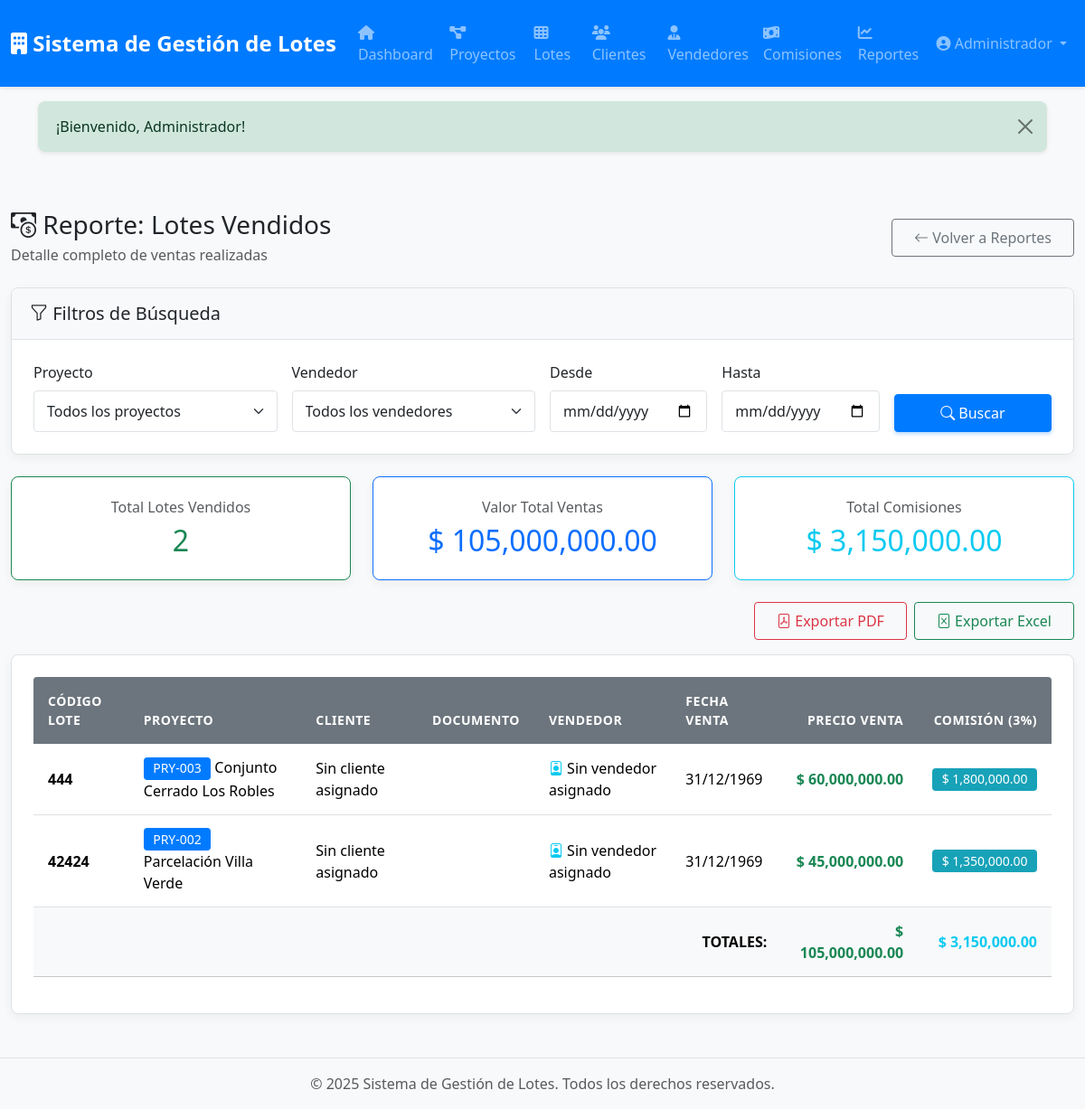
The page /reportes/lotes-vendidos (signed in) on the database its author committed.
### tables this page shows
CREATE TABLE `lotes` (
  `id` int(10) UNSIGNED NOT NULL,
  `proyecto_id` int(10) UNSIGNED NOT NULL,
  `codigo_lote` varchar(20) NOT NULL COMMENT 'Código del lote dentro del proyecto',
  `manzana` varchar(10) DEFAULT NULL COMMENT 'Manzana o sector',
  `ubicacion` varchar(255) DEFAULT NULL,
  `area_m2` decimal(10,2) NOT NULL COMMENT 'Área en metros cuadrados',
  `precio_lista` decimal(15,2) NOT NULL COMMENT 'Precio de lista del lote',
  `precio_venta` decimal(15,2) DEFAULT NULL COMMENT 'Precio real de venta (si difiere)',
  `cuota_inicial` decimal(15,2) DEFAULT NULL,
  `monto_financiado` decimal(15,2) DEFAULT NULL,
  `tasa_interes` decimal(5,2) DEFAULT NULL,
  `numero_cuotas` int(11) DEFAULT NULL,
  `fecha_inicio_amortizacion` date DEFAULT NULL,
  `estado` enum('disponible','reservado','vendido','bloqueado') NOT NULL DEFAULT 'disponible',
  `cliente_id` int(10) UNSIGNED DEFAULT NULL COMMENT 'Cliente dueño (si está vendido)',
  `vendedor_id` int(10) UNSIGNED DEFAULT NULL,
  `fecha_venta` date DEFAULT NULL,
  `observaciones` text DEFAULT NULL,
  `descripcion` text DEFAULT NULL,
  `created_at` timestamp NULL DEFAULT current_timestamp(),
  `updated_at` timestamp NULL DEFAULT current_timestamp() ON UPDATE current_timestamp()
);

CREATE TABLE `proyectos` (
  `id` int(10) UNSIGNED NOT NULL,
  `codigo` varchar(20) NOT NULL COMMENT 'Código único del proyecto',
  `nombre` varchar(150) NOT NULL,
  `ubicacion` varchar(255) DEFAULT NULL,
  `descripcion` text DEFAULT NULL,
  `estado` enum('activo','completado','pausado','cancelado') DEFAULT 'activo',
  `fecha_inicio` date DEFAULT NULL,
  `fecha_finalizacion` date DEFAULT NULL,
  `total_lotes` int(10) UNSIGNED DEFAULT 0 COMMENT 'Total de lotes en el proyecto',
  `observaciones` text DEFAULT NULL,
  `created_at` timestamp NULL DEFAULT current_timestamp(),
  `updated_at` timestamp NULL DEFAULT current_timestamp() ON UPDATE current_timestamp()
);

### app/Views/reportes/lotes-vendidos.php (the view, shortened to what the rows shown need)
<div class="container-fluid py-4">
    <div class="d-flex justify-content-between align-items-center mb-4">
        <div>
            <h1 class="h3 mb-1">
                <i class="bi bi-cash-coin"></i> Reporte: Lotes Vendidos
            </h1>
            <p class="text-muted mb-0">Detalle completo de ventas realizadas</p>
        </div>
        <a href="/reportes" class="btn btn-outline-secondary">
            <i class="bi bi-arrow-left"></i> Volver a Reportes
        </a>
    </div>
    <div class="card mb-4">
        <div class="card-header bg-light">
            <h5 class="mb-0"><i class="bi bi-funnel"></i> Filtros de Búsqueda</h5>
        </div>
        <div class="card-body">
            <form method="GET" action="/reportes/lotes-vendidos">
                <div class="row g-3">
                    <div class="col-md-3">
                        <label for="proyecto_id" class="form-label">Proyecto</label>
                        <select name="proyecto_id" id="proyecto_id" class="form-select">
                            <option value="">Todos los proyectos</option>
                        </select>
                    </div>
                    <div class="col-md-3">
                        <label for="vendedor_id" class="form-label">Vendedor</label>
                        <select name="vendedor_id" id="vendedor_id" class="form-select">
                            <option value="">Todos los vendedores</option>
                        </select>
                    </div>
                    <div class="col-md-2">
                        <label for="fecha_desde" class="form-label">Desde</label>
                        <input type="date" name="fecha_desde" id="fecha_desde" class="form-control"
                               value="<?= $filtros['fecha_desde'] ?? '' ?>">
                    </div>
                    <div class="col-md-2">
                        <label for="fecha_hasta" class="form-label">Hasta</label>
                        <input type="date" name="fecha_hasta" id="fecha_hasta" class="form-control"
                               value="<?= $filtros['fecha_hasta'] ?? '' ?>">
                    </div>
                    <div class="col-md-2 d-flex align-items-end">
                        <button type="submit" class="btn btn-primary w-100">
                            <i class="bi bi-search"></i> Buscar
                        </button>
                    </div>
                </div>
            </form>
        </div>
    </div>
    <div class="row mb-4">
        <div class="col-md-4">
            <div class="card text-center border-success">
                <div class="card-body">
                    <h6 class="text-muted">Total Lotes Vendidos</h6>
                    <h2 class="text-success mb-0"><?= count($lotes) ?></h2>
                </div>
            </div>
        </div>
        <div class="col-md-4">
            <div class="card text-center border-primary">
                <div class="card-body">
                    <h6 class="text-muted">Valor Total Ventas</h6>
                    <h2 class="text-primary mb-0"><?= formatMoney($totalVentas) ?></h2>
                </div>
            </div>
        </div>
        <div class="col-md-4">
            <div class="card text-center border-info">
                <div class="card-body">
                    <h6 class="text-muted">Total Comisiones</h6>
                    <h2 class="text-info mb-0"><?= formatMoney($totalComisiones) ?></h2>
                </div>
            </div>
        </div>
    </div>
    <div class="d-flex justify-content-end gap-2 mb-3">
        <button class="btn btn-outline-danger" onclick="exportarPDF()">
            <i class="bi bi-file-pdf"></i> Exportar PDF
        </button>
        <button class="btn btn-outline-success" onclick="exportarExcel()">
            <i class="bi bi-file-excel"></i> Exportar Excel
        </button>
    </div>
    <div class="card">
        <div class="card-body">
            <div class="table-responsive">
                <table class="table table-hover align-middle" id="tablaLotesVendidos">
                    <thead class="table-light">
                        <tr>
                            <th>Código Lote</th>
                            <th>Proyecto</th>
                            <th>Cliente</th>
                            <th>Documento</th>
                            <th>Vendedor</th>
                            <th>Fecha Venta</th>
                            <th class="text-end">Precio Venta</th>
                            <th class="text-end">Comisión (3%)</th>
                        </tr>
                    </thead>
                    <tbody>
                        <?php if (empty($lotes)): ?>
                            <tr>
                                <td colspan="8" class="text-center text-muted py-4">
                                    <i class="bi bi-inbox" style="font-size: 3rem;"></i>
                                    <p class="mt-2">No se encontraron lotes vendidos con los filtros seleccionados</p>
                                </td>
                            </tr>
                        <?php else: ?>
                            <?php foreach ($lotes as $lote): ?>
                                <tr>
                                    <td>
                                        <strong><?= htmlspecialchars($lote['codigo_lote']) ?></strong>
                                    </td>
                                    <td>
                                        <span class="badge bg-primary"><?= htmlspecialchars($lote['proyecto_codigo']) ?></span>
                                        <?= htmlspecialchars($lote['proyecto_nombre']) ?>
                                    </td>
                                    <td><?= htmlspecialchars($lote['cliente_nombre'] ?? 'Sin asignar') ?></td>
                                    <td><?= htmlspecialchars($lote['cliente_documento'] ?? '-') ?></td>
                                    <td>
                                        <i class="bi bi-person-badge text-info"></i>
                                        <?= htmlspecialchars($lote['vendedor_nombre'] ?? 'Sin vendedor') ?>
                                    </td>
                                    <td><?= date('d/m/Y', strtotime($lote['fecha_venta'])) ?></td>
                                    <td class="text-end">
                                        <strong class="text-success"><?= formatMoney($lote['precio_venta']) ?></strong>
                                    </td>
                                    <td class="text-end">
                                        <span class="badge bg-info"><?= formatMoney($lote['comision_vendedor']) ?></span>
                                    </td>
                                </tr>
                            <?php endforeach; ?>
                        <?php endif; ?>
                    </tbody>
                    <?php if (!empty($lotes)): ?>
                        <tfoot class="table-light fw-bold">
                            <tr>
                                <td colspan="6" class="text-end">TOTALES:</td>
                                <td class="text-end text-success"><?= formatMoney($totalVentas) ?></td>
                                <td class="text-end text-info"><?= formatMoney($totalComisiones) ?></td>
                            </tr>
                        </tfoot>
                    <?php endif; ?>
                </table>
            </div>
        </div>
    </div>
</div>

### core/Router.php (shortened to what the rows shown need)
<?php
class Router
{
    private $routes = [];
    public function __construct($baseUrl = '')
    {
        $this->baseUrl = rtrim($baseUrl, '/');
    }
    private function addRoute($method, $uri, $handler)
    {
        $uri = '/' . trim($uri, '/');
        $this->routes[] = [
            'method' => $method,
            'uri' => $uri,
            'handler' => $handler,
            'pattern' => $this->convertUriToPattern($uri)
        ];
    }
    private function convertUriToPattern($uri)
    {
        $pattern = preg_replace('/\{([a-z_]+)\}/', '([^/]+)', $uri);
        return '#^' . $pattern . '$#';
    }
    public function dispatch()
    {
        $requestMethod = $_SERVER['REQUEST_METHOD'];
        $requestUri = $this->getRequestUri();
        foreach ($this->routes as $route) {
            if ($route['method'] !== $requestMethod) {
                continue;
            }
            if (preg_match($route['pattern'], $requestUri, $matches)) {
                array_shift($matches);
                return $this->callHandler($route['handler'], $matches);
            }
        }
    }
    private function getRequestUri()
    {
        $uri = parse_url($_SERVER['REQUEST_URI'], PHP_URL_PATH);
        return '/' . trim($uri, '/');
    }
    private function callHandler($handler, $params = [])
    {
        if (is_string($handler) && strpos($handler, '@') !== false) {
            list($controller, $method) = explode('@', $handler);
            $controllerInstance = new $controllerClass();
            return call_user_func_array([$controllerInstance, $method], $params);
        }
        throw new Exception("Invalid route handler");
    }
}

### rows shown on the page
lotes: codigo_lote "444", proyecto.codigo "PRY-003", proyecto.nombre "Conjunto Cerrado Los Robles", cliente_nombre "Sin cliente asignado", vendedor_nombre "Sin vendedor asignado", fecha_venta "31/12/1969", precio_venta "$ 60,000,000.00", comision_vendedor "$ 1,800,000.00"
lotes: codigo_lote "42424", proyecto.codigo "PRY-002", proyecto.nombre "Parcelación Villa Verde", cliente_nombre "Sin cliente asignado", vendedor_nombre "Sin vendedor asignado", fecha_venta "31/12/1969", precio_venta "$ 45,000,000.00", comision_vendedor "$ 1,350,000.00"

### other values the page prints
count($lotes) "2"
formatMoney($totalVentas) "$ 105,000,000.00"
formatMoney($totalComisiones) "$ 3,150,000.00"
